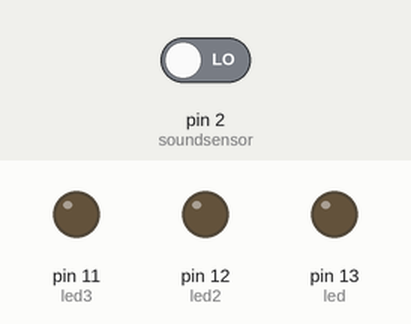
Simulated run of this sketch. Board: Arduino Uno, built with avr-gcc and run on an emulated ATmega328P. On the bench: output pins drawn as LEDs (lit = HIGH). The inputs (shaded band) are chosen by the test bench; at power-on: pin 2 (soundsensor) LOW. What the sketch prints to the serial monitor is not drawn.

Above: at 1.2 s.
1.3 s: pin 2 (soundsensor) driven HIGH
At 1.7 s:
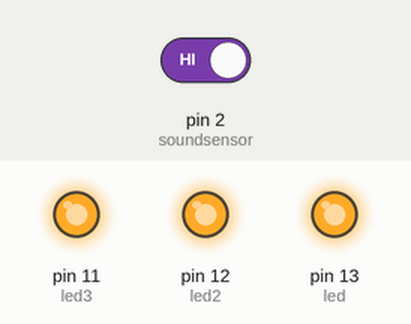
2.8 s: pin 2 (soundsensor) driven LOW
At 4.1 s:
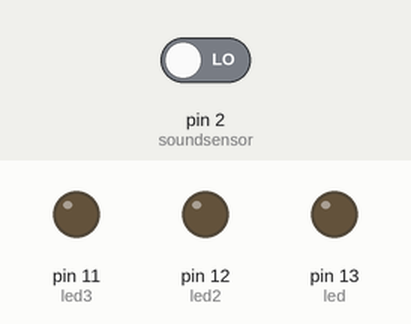
Timing chart, 0 to 5.8 s (numbered marks = the images above; inputs shaded):
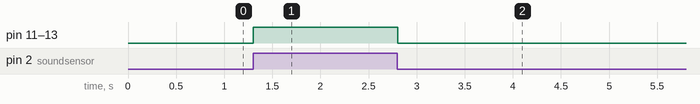

The sketch:

STAR_WARS_music_visualizer.ino
```cpp
int soundsensor = 2;
int led = 13;
int led2 = 12;
int led3 = 11;

void setup()
{
  pinMode (soundsensor, INPUT);
  pinMode(led, OUTPUT);
  pinMode(led2, OUTPUT);
  pinMode(led3, OUTPUT);
  Serial.begin (9600);
}

void loop()
{
  int sensorvalue = digitalRead(soundsensor);

  if (sensorvalue == 1)
  {
    digitalWrite(led, HIGH);
    digitalWrite(led2, HIGH);
    digitalWrite(led3, HIGH);
    Serial.println (sensorvalue);
  }
  else
  {
    digitalWrite(led, LOW);
    digitalWrite(led2, LOW);
    digitalWrite(led3, LOW);
    Serial.println (sensorvalue);
  }
}
```

Measured:
- after the input at 1.3 s, pin 11 (led3), pin 12 (led2), pin 13 (led): LOW → HIGH at once
- after the input at 2.8 s, pin 11 (led3), pin 12 (led2), pin 13 (led): HIGH → LOW at once
